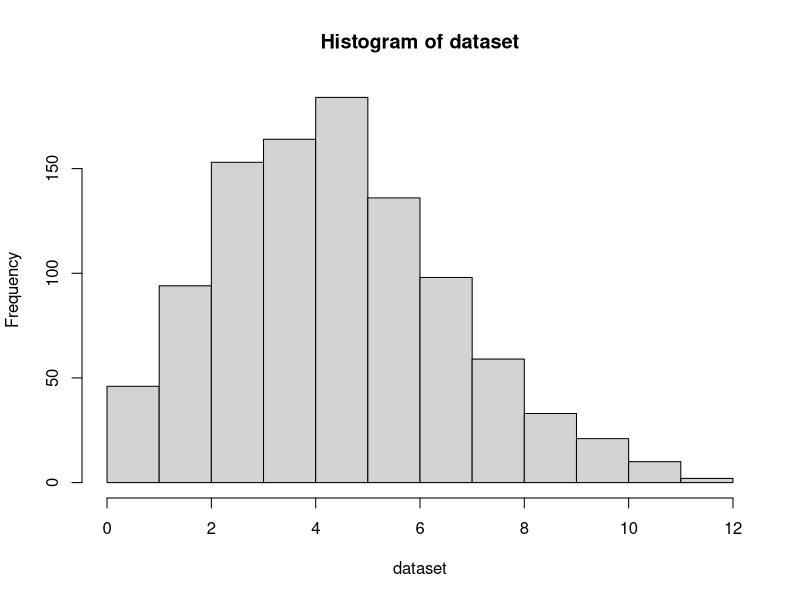

Recreate this plot in R.
X <- rpois(1000, 5)

is_pois <- function(dataset) {
    hist(dataset)
    
    size_of_dataset <- length(dataset)
    
    lambda = mean(dataset)
    
    unique_dataset <- c()
    
    for (item in dataset) {
        if (!(item %in% unique_dataset)) {
            unique_dataset <- append(unique_dataset, item)
        }
    }
    
    actual_distribution <- c()
    for (item in unique_dataset) {
        actual <- length(dataset[dataset == item])
        actual_distribution <- append(actual_distribution, actual)
    }
    
    P <- function(i) {(lambda^i) * exp(-lambda) / factorial(i)}
    
    theoretical_distribution <- c()
    for (item in unique_dataset) {
        theoretical <- size_of_dataset * P(item)
        theoretical_distribution <- append(theoretical_distribution, theoretical)
    }
    
    Chi_Square_actual <- 0
    for (i in 1:length(unique_dataset)) {
        th <- theoretical_distribution[[i]]
        act <- actual_distribution[[i]]
        
        Chi_Square_actual <- Chi_Square_actual + ((act - th) ^ 2) / th
    }
    
    Chi_Square_critical <- qchisq(p = 0.95, df = length(unique_dataset) - 2)
    
    return(Chi_Square_actual < Chi_Square_critical)
}

print(is_pois(X))